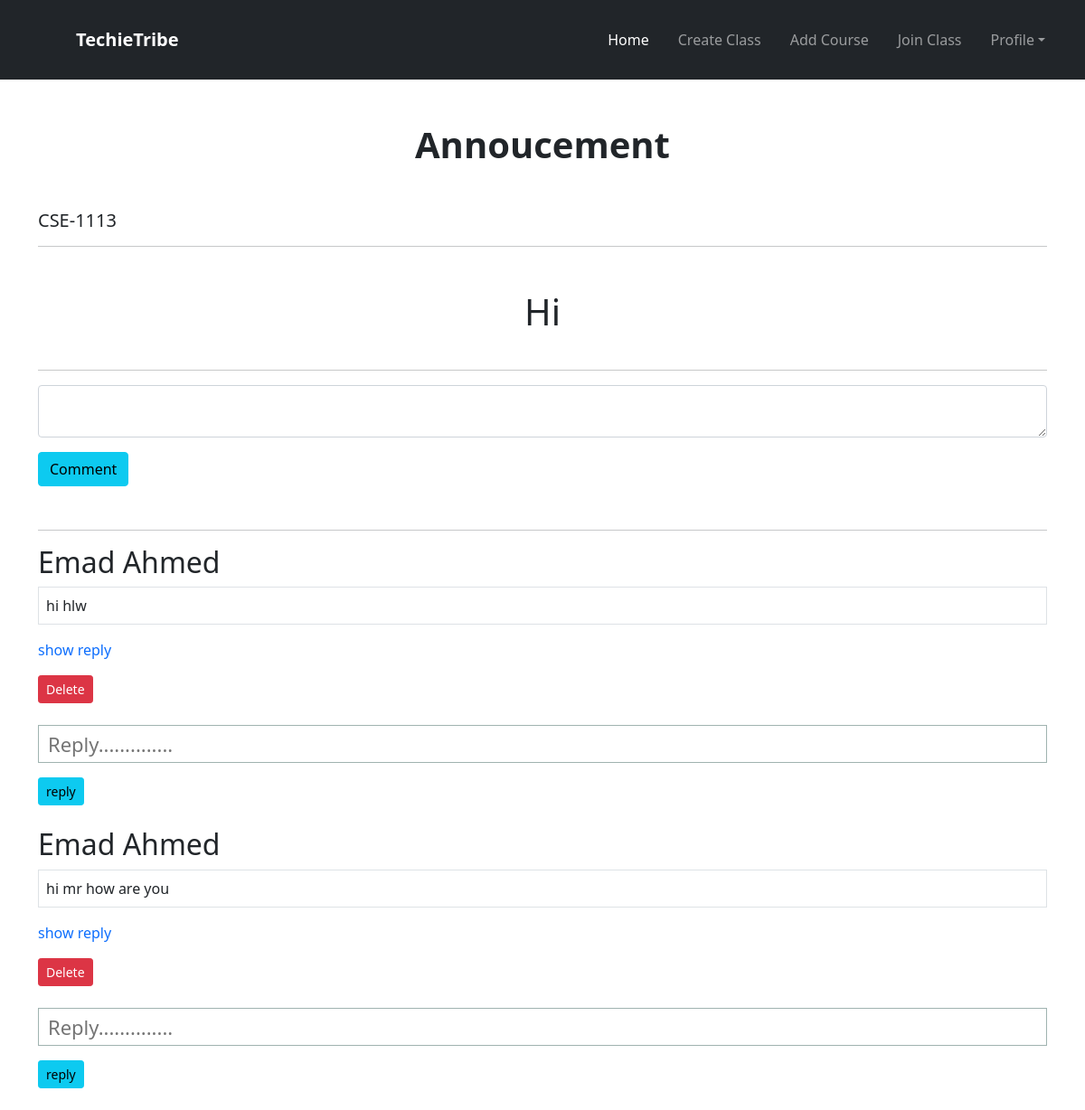
/teacher/annonceshow/34/, run on an earlier commit of the app's database.
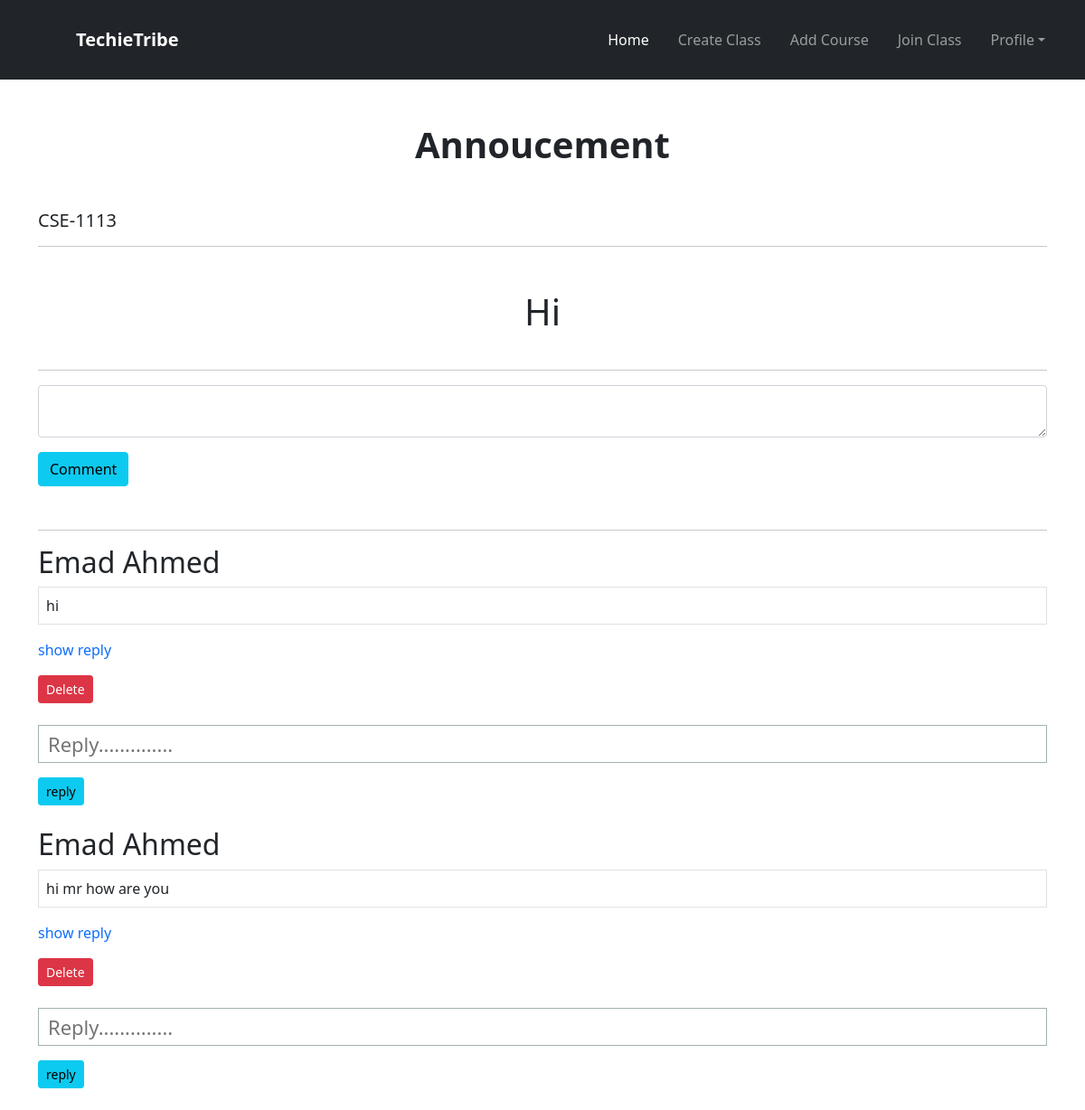
And on a later commit of the database.
### student/models.py (models this page shows, shortened)
class CommentMain(models.Model):
    annoucemain = models.ForeignKey(Announcement, on_delete=models.CASCADE)
    mystu = models.ForeignKey(
        Student, on_delete=models.CASCADE, default=1, blank=True, null=True)
    myteach = models.ForeignKey(
        User, on_delete=models.CASCADE, default=1, blank=True, null=True)
    comment = models.TextField()

### mainapp/models.py (models this page shows, shortened)
class Student(models.Model):
    id_no = models.IntegerField()
    first_name = models.CharField(max_length=100)
    last_name = models.CharField(max_length=100)
    email = models.EmailField()
    password = models.CharField(max_length=100)
    cpassword = models.CharField(max_length=100)

### teacher/views.py (the view)
# urls.py: path('annonceshow/<int:id>/', AnnView.as_view(), name='annonceshow'),
class AnnView(View):
    def get(self, request, id):
        mainid = id
        if request.user:
            annoucementview = Announcement.objects.get(id=id)
            comment_view = CommentMain.objects.filter(
                annoucemain=annoucementview)[::-1]
            replycomment = ReplyComment.objects.filter(
                annoucemain__annoucemain=annoucementview)
            print(replycomment)
            return render(request, 'annview.html', {'annoucementview': annoucementview, 'comment_view': comment_view, "replycomment": replycomment, 'mainid': mainid})
        return render(request, 'annview.html', {'annoucementview': annoucementview, 'comment_view': comment_view, "replycomment": replycomment, 'mainid': mainid})

### teacher/templates/annview.html (shortened to what this page needs)
{% extends 'base_teacher.html' %} <br />
{% load static %} <br />
{% block content %}
<link rel="stylesheet" href="{% static 'css/card.css' %}" />
<link
  rel="stylesheet"
  href="https://cdnjs.cloudflare.com/ajax/libs/font-awesome/6.1.1/css/all.min.css"
/>
<div class="container">
  <h1 class="text-center mt-5 mb-5 text-dark fw-bold">Annoucement</h1>
  <h5>{{annoucementview.classview.class_code_name}}</h5>
  <hr />
  <div class="mt-5 m-auto align-center">
    <h1 class="text-dark">{{annoucementview.text}}</h1>
  </div>
  <hr />
  <div class="m-auto">
    <form action="" method="POST">
      <div class="form-floating">
        <textarea
          class="form-control text-dark"
          name="commenttext"
          placeholder="Leave a comment here"
          id="floatingTextarea"
        ></textarea>
        <label for="floatingTextarea">Comments</label>
      </div>
      <button type="submit" class="btn btn-info mt-3">Comment</button>
    </form>
  </div>
</div>
<div class="container mt -5">
  <hr class="mt-5 mb-3" />
  {% for com in comment_view %}
  <h2>{{com.mystu.first_name}} {{com.mystu.last_name}}</h2>
  <p class="border p-2">{{com.comment}}</p>
  <a href="{% url 'showreply' com.id %}" class="mb-5">show reply</a>
  <div>
    <a
      href="{% url 'deleltecomment' com.id %}"
      class="btn btn-sm btn-danger mt-3"
      >Delete</a
    >
  </div>
  <form action="{% url 'comentreply' com.id %}" method="POST" id="inputreply">
    <div class="mt-4 mb-4">
      <input
        type="text"
        class="text-dark"
        name="replytext"
        class="form-control form-control-sm"
        placeholder="Reply.............."
      />
      <button type="submit" class="btn btn-sm btn-info mt-3">reply</button>
    </div>
  </form>
  {% endfor %}
</div>
{% endblock content %}

What changed in the data, as far as the page shows it:
changed CommentMain (number 1 of 2 on the later page): comment "hi hlw" → "hi"
